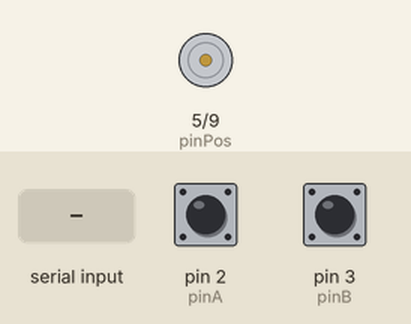
Recording of a sketch running on a simulated Arduino Uno, built with avr-gcc and run on an emulated ATmega328P. Shown: motor-driver pin pairs drawn as motors (green arrow = first pin HIGH = forward, orange = second pin HIGH = backward, longer = more drive). Inputs (shaded band) come from the test bench; at power-on: pin 2 (pinA) HIGH, pin 3 (pinB) HIGH.

Above: at 1.2 s.
1.3 s: "90,45\n" received over Serial
At 1.8 s:
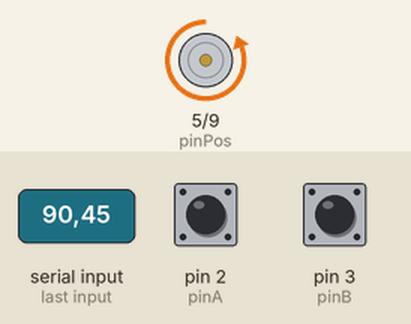
Timing chart, 0 to 4.3 s (numbered marks = the images above; inputs shaded):
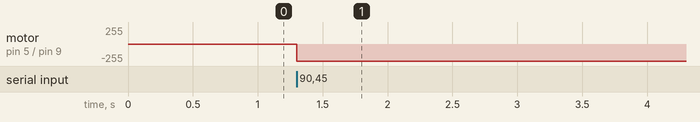

The sketch:

MotorControl.ino
```cpp
//Define gearing for the motor system
#define PM_gear 9
#define ME_gear 3.33333
#define steps 24
float step_grade;

static int pinA = 2;          //Interupt 0
static int pinB = 3;          //Interupt 1
volatile byte aFlag = 0;      // determin
volatile byte bFlag = 0;      // Check if pin is high
volatile float encoderPos = 0;//position of the encoder real time
volatile float oldEncPos = 0; //stores the last encoder position
volatile int reading = 0;     //what is read from the pins


//define what happens upon interupt
void PinA(){
  cli(); //stop interrupts
  reading = PIND & 0xC; //read the value B00001100 (pin 2 and 3)
  if(reading == B00001100 && aFlag) { //if other pin was high first
    encoderPos = encoderPos - step_grade; //decrement the enc.position
    if (encoderPos < 0.0) encoderPos = 359.0 + step_grade;
    bFlag = 0; //reset flags for the next turn
    aFlag = 0; //reset flags for the next turn
  }
  else if (reading == B00000100) bFlag = 1; //if A is first pin high
  sei(); //enables interupts
}

void PinB(){ //same principle for the second pin
  cli();
  reading = PIND & 0xC;
  if (reading == B00001100 && bFlag) {
    encoderPos = encoderPos + step_grade;
    if (encoderPos > 359.0 + step_grade) encoderPos = 0.0;
    bFlag = 0;
    aFlag = 0;
  }
  else if (reading == B00001000) aFlag = 1;
  sei();
}

//initialize controller code and load libraries
#include<math.h>
#define pinPos 5 //positive pwm signal pin
#define pinNeg 9 //negative pwm signal pin
int kp, ki, integral, proportional, speed, x = 1, turn=0;
float target, error;
float current=0;

void setup() {
  //make PI controller:
  kp = 1; //p-constant
  ki = 1; //i-contant
  integral = 0; //reset the integral to be zero
  cw(0);  //stop any motor activity clockwise
  ccw(0); //stop any motor activity counter clockwise
  Serial.begin(115200);
  pinMode(pinPos, OUTPUT); // Digital pin 3 (Clockwise)
  pinMode(pinNeg, OUTPUT); // Digital pin 5 (Counter-clockwise)
  analogWrite(pinPos, 0);
  analogWrite(pinNeg, 0);

//Rotary Encoder Setup Enviroment>>>>>>>>>>>>>>>>>>>>>>>>>>>>>>>>>>>>>>>>>
  pinMode(pinA, INPUT_PULLUP); // set pinA as an input
  pinMode(pinB, INPUT_PULLUP); // set pinB as an input
  attachInterrupt(digitalPinToInterrupt(2),PinA,RISING);//interrupt on PinA
  attachInterrupt(digitalPinToInterrupt(3),PinB,RISING);//interrupt on PinB
  step_grade=(360)/(PM_gear*ME_gear*steps);

//<<<<<<<<<<<<<<<<<<<<<<<<<<<<<<<<<<<<<<<<<<<<<<<<<<<<<<<<<<<<<<<<<<<<<<<<

}
char t;
int timestart=0;

void waitingForSignal() {
  while (Serial.available()) {
    t = Serial.read();
  }
  Serial.flush();
  while (Serial.available() == 0) {}
  target = Serial.parseFloat();
}


void readEncoder() {
  if(oldEncPos != encoderPos) { //number between 0 and 359.5
    oldEncPos = encoderPos;
    current = encoderPos; //tranfer the position to the float "current".
  }
}
void loop() {
  turn=0; //if we have stable readings in a row turn will increment
  while (x == 1) {
    readEncoder(); //read initial encoder position
    x++;
  }
  waitingForSignal(); //wait for input from computer with angle
  setSpeed();         //set speed of motor based on the error
  while (abs(error) > 0.5 || turn < 5.0) {
      if(oldEncPos == encoderPos) {
      turn=turn+1; //stable reading, increment count
      }
      if(oldEncPos != encoderPos) {
      turn=0; //the reading moved, so we reset stable readings
      }
    setSpeed(); //set speed based on error
  }
  //Re-initialize variables for a new reading
  integral = 0;
  speed = 0;
  cw(speed);
  Serial.flush();
  delay(1000);
  //goto: top of loop
}


void setSpeed() { //sets an appropriate speed based on the angle and error
  readEncoder();//read last logged encoder position
  bool inv, neg;

  error = target - current; //error is how far of the target

if (abs(error) > 180.0) { // Invert direction
    inv = 1;
    if (error < 0.0) {  // Direction is already inverted
      neg = 1;
    }
    else {  // Direction not previously inverted
      neg = 0;
    }
    }
  else {  //No inversion
    inv = 0;
    if (error < 0.0) {  // Drection is already inverted
      neg = 1;
    }
    else {  // Direction not previously inverted
      neg = 0;
    }
    error = abs(error);
  }
  proportional = error * kp;
  integral = integral + error * ki;
  speed = integral + proportional;
  switch (neg) {
    case 0: // Positive error
      switch (inv) {
        case 0: // Don't invert
          cw(speed);
          break;
        case 1: // Invert
          ccw(speed);
          break;
      }
      break;
    case 1: // Negative error
      switch (inv) {
        case 0: // Don't re-invert
          ccw(speed);
          break;
        case 1: // Re-invert
          cw(speed);
          break;
      }
      break;
  }
}

void ccw(int pwm) {
  analogWrite(pinNeg, 0);  // Turn off counter-clockwise signal
  analogWrite(pinPos, pwm); // Turn on clockwise signal
}

void cw(int pwm) {
  analogWrite(pinPos, 0);  // Turn off clockwise signal
  analogWrite(pinNeg, pwm); // Turn on counter-clockwise signal
}
```

Measured:
- after the input at 1.3 s, motor on pin 5 (pinPos) / pin 9 (pinNeg): stopped → backward 255/255 at once
